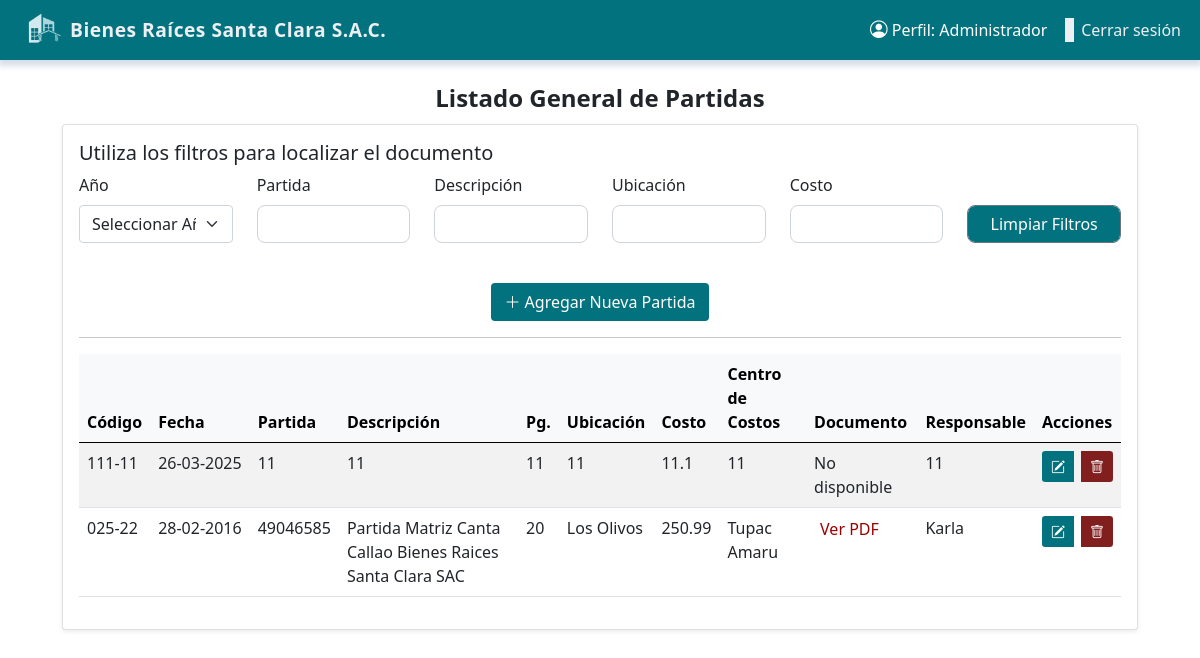
/lista_partidas/ (signed in), run on the app's committed database.
### partidas_planos/models.py (models this page shows, shortened)
class User(AbstractBaseUser, PermissionsMixin):
    ESTANDAR = 1
    LEGAL = 2
    ADMINISTRADOR = 3
    ROLE_CHOICE = (
        (ESTANDAR, 'Estandar'),
        (LEGAL, 'Legal'),
        (ADMINISTRADOR, 'Administrador'),
    )
    first_name = models.CharField(max_length=50)
    last_name = models.CharField(max_length=50)
    username = models.CharField(max_length=50, unique=True)
    email = models.EmailField(max_length=100, unique=True)
    phone_number = models.CharField(max_length=12, blank=True)
    role = models.PositiveSmallIntegerField(choices=ROLE_CHOICE, blank=True, null=True)
    date_joined = models.DateTimeField(auto_now_add=True)
    last_login = models.DateTimeField(auto_now_add=True)
    created_date = models.DateTimeField(auto_now_add=True)
    modified_date = models.DateTimeField(auto_now=True)
    is_admin = models.BooleanField(default=False)
    is_staff = models.BooleanField(default=False)
    is_active = models.BooleanField(default=True)
    is_superadmin = models.BooleanField(default=False)
    USERNAME_FIELD = 'username'
    REQUIRED_FIELDS = ['email', 'first_name', 'last_name']
    objects = UserManager()

class Partida(models.Model):
    codigo = models.CharField(max_length=10)
    partida = models.CharField(max_length=100)
    fecha = models.DateField()
    descripcion = models.CharField(max_length=255)
    pg = models.CharField(max_length=50)
    ubicacion = models.CharField(max_length=100)
    costo = models.CharField(max_length=100)
    centro_costos = models.CharField(max_length=100)
    responsable = models.CharField(max_length=100)
    pdf = models.FileField(upload_to='partidas', blank=True, null=True, max_length=255)

### partidas_planos/views.py (the view)
# urls.py: path('lista_partidas/', views.lista_partidas, name='lista_partidas'),
@login_required
def lista_partidas(request):
    form = PartidaForm()
    if request.method == 'POST':
        form = PartidaForm(request.POST, request.FILES)
        if form.is_valid():
            form.save()
            return redirect('lista_partidas')  # O el nombre de tu vista actual
    partidas = Partida.objects.all()  # Si quieres listarlas en la plantilla
    return render(request, 'partidas_planos/lista_partidas.html', {
        'form': form,
        'partidas': partidas,
    })

### partidas_planos/forms.py
class PartidaForm(forms.ModelForm):
    class Meta:
        model = Partida
        fields = '__all__'
        widgets = {
            'fecha': forms.DateInput(attrs={'type': 'date'}),
        }
    def __init__(self, *args, **kwargs):
        super().__init__(*args, **kwargs)
        for field in self.fields.values():
            field.widget.attrs['class'] = 'form-control'
        self.fields['responsable'].required = False

### templates/partidas_planos/lista_partidas.html (shortened to what this page needs)
{% extends "base.html" %}
{% block body %}
<div style="text-align: center; margin-top: 20px;">
    <div style="font-weight: bold; font-size: 24px;">
        Listado General de Partidas
    </div>
</div>
<div class="container mt-2" style="max-width: 100%;">
    <div class="row justify-content-center">
        <div class="col-12 col-lg-11">
            <div class="card shadow-sm">
                <div class="card-body">
                    <h5 class="mb-2">Utiliza los filtros para localizar el documento</h5>
                    <div class="row mb-3">
                        <div class="col">
                            <label for="yearFilter" class="form-label">Año</label>
                            <select class="form-select filter-input" data-column="1" id="yearFilter">
                                <option value="">Seleccionar Año</option>
                            </select>
                        </div>
                        <div class="col">
                            <label class="form-label">Partida</label>
                            <input type="text" class="form-control filter-input" data-column="2">
                        </div>
                        <div class="col">
                            <label class="form-label">Descripción</label>
                            <input type="text" class="form-control filter-input" data-column="3">
                        </div>
                        <div class="col">
                            <label class="form-label">Ubicación</label>
                            <input type="text" class="form-control filter-input" data-column="5">
                        </div>
                        <div class="col">
                            <label class="form-label">Costo</label>
                            <input type="text" class="form-control filter-input" data-column="6">
                        </div>
                        <div class="col">
                            <label class="form-label" style="color: #ffffff;">Limpiar</label>
                            <a href="{% url 'lista_partidas' %}" id="clearFilters"
                                class="form-control btn btn-secondary text-center"
                                style="background-color: #02737e; line-height: 25px;">Limpiar Filtros</a>
                        </div>
                    </div>
                    {% if request.user.role != 1 and request.user.role != 2 %}
                    <center>
                        <button type="button" class="btn text-white mt-4" style="background-color: #02737e;"
                            data-bs-toggle="modal" data-bs-target="#documentModal">
                            <i class="bi bi-plus-lg"></i> Agregar Nueva Partida
                        </button>
                    </center>
                    {% endif %}
                    <hr>
                    <div class="table-container" style="max-height: 55vh; overflow-y: auto; overflow-x: auto;">
                        <table class="table table-striped" id="documentsTable">
                            <thead class="table-light" style="position: sticky; top: 0; z-index: 1;">
                                <tr>
                                    <th>Código</th>
                                    <th>Fecha</th>
                                    <th>Partida</th>
                                    <th>Descripción</th>
                                    <th>Pg.</th>
                                    <th>Ubicación</th>
                                    <th>Costo</th>
                                    <th>Centro de Costos</th>
                                    <th>Documento</th>
                                    <th>Responsable</th>
                                    {% if request.user.role != 1 and request.user.role != 2 %}
                                    <th>Acciones</th>
                                    {% endif %}
                                </tr>
                            </thead>
                            <tbody>
                                {% for partida in partidas %}
                                <tr>
                                    <td>{{ partida.codigo }}</td>
                                    <td class="text-nowrap">{{ partida.fecha|date:"d-m-Y" }}</td>
                                    <td>{{ partida.partida }}</td>
                                    <td>{{ partida.descripcion }}</td>
                                    <td>{{ partida.pg }}</td>
                                    <td>{{ partida.ubicacion }}</td>
                                    <td>{{ partida.costo }}</td>
                                    <td>{{ partida.centro_costos }}</td>
                                    <td>
                                        {% if partida.pdf %}
                                        <button type="button"
                                            style="background: none; border: none; color: #9c0101; text-decoration: none; cursor: pointer;"
                                            data-bs-toggle="modal" data-bs-target="#pdfViewerModal"
                                            data-pdf-url="{{ partida.pdf.url }}" class="ver-pdf-btn">
                                            Ver PDF
                                        </button>
                                        {% else %}
                                        No disponible
                                        {% endif %}
                                    </td>
                                    <td>{{ partida.responsable }}</td>
                                    {% if request.user.role != 1 and request.user.role != 2 %}
                                    <td>
                                        <div class="btn-group" role="group">
                                            <button type="button" class="btn btn-sm text-white me-2 btn-editar"
                                                style="background-color: #02737e;" data-bs-toggle="modal"
                                                data-bs-target="#editPartidaModal" data-id="{{ partida.id }}"
                                                data-codigo="{{ partida.codigo }}" data-partida="{{ partida.partida }}"
                                                data-fecha="{{ partida.fecha|date:'Y-m-d' }}"
                                                data-descripcion="{{ partida.descripcion }}" data-pg="{{ partida.pg }}"
                                                data-ubicacion="{{ partida.ubicacion }}"
                                                data-costo="{{ partida.costo }}"
                                                data-centro_costos="{{ partida.centro_costos }}"
                                                data-responsable="{{ partida.responsable }}">
                                                <i class="bi bi-pencil-square"></i>
                                            </button>
                                            <a href="{% url 'eliminar_partida' partida.id %}"
                                                class="btn btn-sm text-white btnEliminar"
                                                style="background-color: #811f1f;" title="Eliminar">
                                                <i class="bi bi-trash"></i>
                                            </a>
                                        </div>
                                    </td>
                                    {% endif %}
                                </tr>
                                {% endfor %}
                            </tbody>
                        </table>
                    </div>
                    {% endblock %}

### templates/base.html (shortened to what this page needs)
{% load static %}
<!DOCTYPE html>
<html lang="es">
<head>
    <link href="https://cdn.jsdelivr.net/npm/bootstrap@5.0.2/dist/css/bootstrap.min.css" rel="stylesheet"
>
    <link href="https://cdn.jsdelivr.net/npm/bootstrap-icons@1.10.5/font/bootstrap-icons.css" rel="stylesheet">
</head>
<body>
    <nav class="navbar navbar-expand-lg navbar-dark"
        style="background-color: #02737e; padding-top: 5px; padding-bottom: 5px;">
        <div class="container-fluid">
            <a class="navbar-brand d-flex align-items-center" style="margin-left: 10px;" href="{% url 'home' %}">
                <img src="{% static 'logo/logotipo_empresa.png' %}" alt="Logo" style="height: 40px; width: auto;"
                    class="d-inline-block align-text-top me-2">
                <span style="font-weight: bold; font-size: 1.2rem;">Bienes Raíces Santa Clara S.A.C.</span>
            </a>
            <div class="collapse navbar-collapse justify-content-end" id="navbarContent">
                <ul class="navbar-nav mb-2 mb-lg-0">
                    {% if user.is_authenticated %}
                    <li class="nav-item d-flex align-items-center">
                        <span class="nav-link text-white d-flex align-items-center" style="margin-right: 10px;">
                            <i class="bi bi-person-circle" style="font-size: 1.1rem; line-height: 1;"></i>&nbsp;Perfil:
                            {{ user.get_role_display }}
                        </span>
                        <div style="background-color: #edeff4; color: #edeff4;">
                        </div>
                        <form action="{% url 'logout' %}" method="post">
                            <button type="submit"
                                style="color: #edeff4; background-color: #02737e; border: 1px solid #02737e;"
                                onmouseover="this.style.textDecoration='underline';"
                                onmouseout="this.style.textDecoration='none';">
                                Cerrar sesión</button>
                        </form>
                    </li>
                    {% endif %}
                </ul>
            </div>
        </div>
    </nav>
    {% block body %}
    {% endblock %}
</body>
</html>

### templates/base.html (style rules this page uses)
.navbar { box-shadow: 0 4px 6px 2px #d8dee9; }
.navbar-brand span { font-weight: 600; font-size: 1.1rem; letter-spacing: 0.5px; color: #edeff4; ; transition: color 0.3s; }

### templates/partidas_planos/lista_partidas.html (style rules this page uses)
.form-control { border-radius: 0.5rem; height: 38px; }
label.form-label { font-weight: 500; }

### data on the page
User: role "Administrador"
Partida: codigo "025-22", fecha "28-02-2016", partida "49046585", descripcion "Partida Matriz Canta Callao Bienes Raices Santa Clara SAC", pg "20", ubicacion "Los Olivos", costo "250.99", centro_costos "Tupac Amaru", responsable "Karla"
Partida: codigo "111-11", fecha "26-03-2025", partida "11", descripcion "11", pg "11", ubicacion "11", costo "11.1", centro_costos "11", pdf "No disponible", responsable "11"
